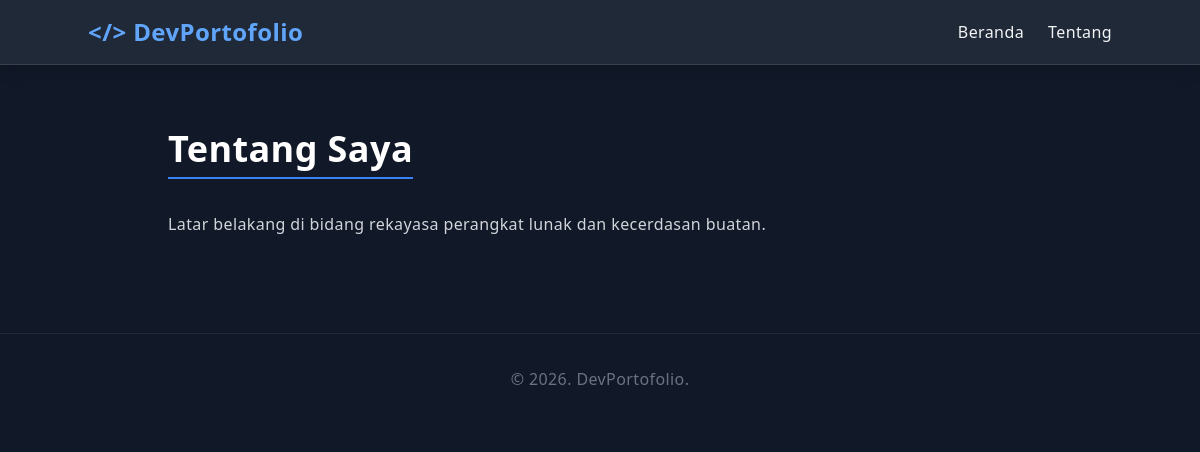
The app's page /tentang with its own data.
### app/models.py (models this page shows)
class Menu(db.Model):
    id = db.Column(db.Integer, primary_key=True)
    name = db.Column(db.String(50), nullable=False)
    url = db.Column(db.String(200), nullable=False)
    position = db.Column(db.Integer, default=0)

class Page(db.Model):
    id = db.Column(db.Integer, primary_key=True)
    slug = db.Column(db.String(100), unique=True, nullable=False)
    title = db.Column(db.String(150), nullable=False)
    content = db.Column(db.Text, nullable=False)  # Akan diisi via Rich Text Editor

### app/routes_main.py (the view)
@main.route('/<slug>')
def dynamic_page(slug):
    page = Page.query.filter_by(slug=slug).first_or_404()
    return render_template('page.html', page=page)

### app/routes_main.py (called while the page is built)
@main.context_processor
def inject_menus():
    menus = Menu.query.order_by(Menu.position).all()
    return dict(menus=menus)

### app/templates/page.html (shortened to what this page needs)
<!DOCTYPE html>
<html lang="id">
<head>
    <script src="https://cdn.tailwindcss.com"></script>
</head>
<body class="bg-gray-900 text-gray-100 font-sans leading-relaxed tracking-wide">
    <nav class="bg-gray-800 p-4 shadow-lg sticky top-0 z-50 border-b border-gray-700">
        <div class="container mx-auto flex justify-between items-center">
            <a href="/" class="text-2xl font-bold text-blue-400">&lt;/&gt; DevPortofolio</a>
            <ul class="flex space-x-6">
                {% for menu in menus %}
                    <li><a href="{{ menu.url }}" class="hover:text-blue-400 transition">{{ menu.name }}</a></li>
                {% endfor %}
            </ul>
        </div>
    </nav>
    <main class="container mx-auto mt-16 px-4 max-w-4xl">
        <h1 class="text-4xl font-bold text-white mb-8 border-b-2 border-blue-500 inline-block pb-2">{{ page.title }}</h1>
        <div class="prose prose-invert prose-lg text-gray-300">
            {{ page.content | safe }}
        </div>
    </main>
    <footer class="mt-24 border-t border-gray-800 py-8 text-center text-gray-500">
        <p>&copy; 2026. DevPortofolio.</p>
    </footer>
</body>
</html>

### records on screen
Menu: name "Beranda"
Menu: name "Tentang"
Page: title "Tentang Saya", content "Latar belakang di bidang rekayasa perangkat lunak dan kecerdasan buatan."
